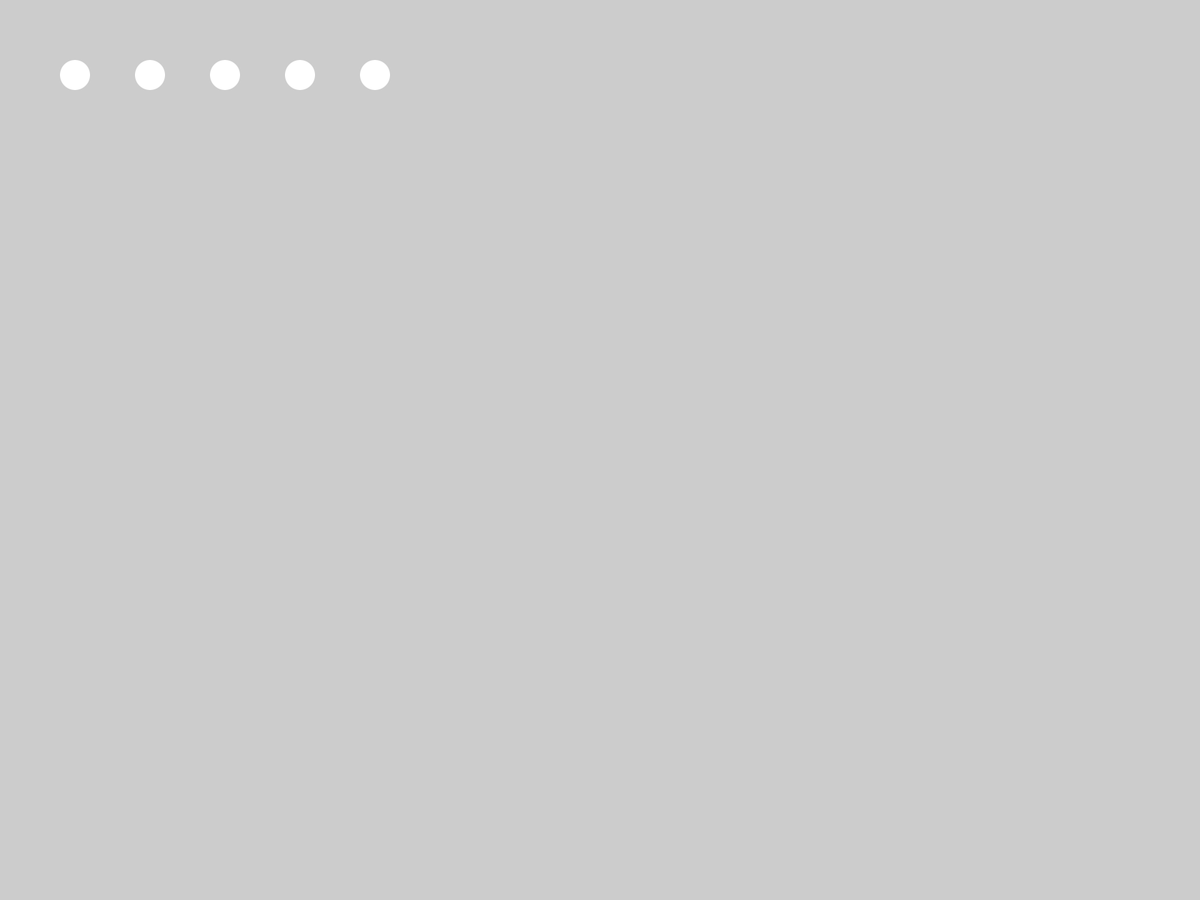
Frame 1 (no input)
Frame 60 (the mouse pressed at the canvas centre just before this capture): identical to frame 1, image omitted
Frame 120 (the mouse held since frame 60 and released just before this capture): identical to frame 1, image omitted

The Processing sketch that drew this single still picture (run headless with seeded random() and noise(); from frame 60 on, the mouse is pressed at the canvas centre):

// Processing sketch: buttonCreator
// ── buttonCreator.pde
public class button{
  float extent;
  float x;
  float y;
  boolean buttonPressed = false;
  
  
  public button(float x, float y, float extent){
    
    noStroke();
    fill(255);
    circle(x, y, extent);
    this.x = x;
    this.y = y;
    this.extent = extent;
  }
  
  public String toString(){
    String string = "";
    string += "x coor of button is: " + x;
    string += " y coor of button is: " + y;
    return string;
  }
  
  public void labelButton(String text){
    text(text, x, y + 50);
  }
  
  public boolean isButtonPressed(){
    return buttonPressed;
  }
  
  public boolean compareCoords(float inpx, float inpy){
    
    if(inpx >= x - extent && inpx <= x + extent && inpy >= y - extent && inpy <= y + extent){
     
      return true;
    }
    else{
      return false;
    }
  }
  
  
  public void pressButton(){
    fill(0);
    circle(x,y,37);
    buttonPressed = true;
  }
  
  public void resetButton(){
    fill(255);
    circle(x,y,40);
    buttonPressed = false;
  }
  
}
  
    

// ── driver.pde
button button0;
button button1;
button button2;
button button3;
button button4;
button[] buttons =  new button[5];
int currentButtonIndex = 0;


void setup(){
  fullScreen();
  fill(255);
   button0 = new button(100,100,40);
   buttons[0] = button0;
   button1 = new button(200,100,40);
      buttons[1] = button1;
   button2 = new button(300,100,40);
      buttons[2] = button2;
   button3 = new button(400,100,40);
      buttons[3] = button3;
   button4 = new button(500,100,40);
        buttons[4] = button4;
        
}

void draw(){
  
}

void mouseClicked(){
  println(mouseX, mouseY);
  for(button ex: buttons){
  
    if(ex.compareCoords(mouseX, mouseY)){
      if( !ex.isButtonPressed()){
        ex.pressButton();
      }
      else{
        ex.resetButton();
    }
    }
    
  
      
      
    }
  }

//  if(mouseX >= 50 && mouseX <= 150){
//    button0.pressButton();
//  }
  
//   if(mouseX >= 150 && mouseX <= 250){
//    button1.pressButton();
//  }
  
//   if(mouseX >= 250 && mouseX <= 350){
//    button2.pressButton();
//  }
  
//   if(mouseX >= 350 && mouseX <= 450){
//    button3.pressButton();
//  }
  
//   if(mouseX >= 450 && mouseX <= 550){
//    button4.pressButton();
//  }
//}

// ── stuff.pde
public class Console{
  int conWidth;
  int conHeight;
  int lineHeight;
  int currentLineHeight;
  
  
  public Console(int conWidth, int conHeight, int lineHeight){
    this.conWidth = conWidth;
    this.conHeight = conHeight;
    this.lineHeight = lineHeight;
    currentLineHeight = height - conHeight + lineHeight * 2;
    fill(0);
    rect(width - conWidth, height - conHeight, conWidth, conHeight);
    fill(255);
    rect(width - conWidth, height - conHeight, conWidth, lineHeight);
    fill(0);
    textSize(25);
    text("Console", width - conWidth + (lineHeight / 4), height - conHeight + (lineHeight / 1.5));
  }


  public Console(){
    this.conWidth = width / 3;
    this.conHeight = height / 3;
    this.lineHeight = 30;
    currentLineHeight = height - conHeight + lineHeight * 2;
    fill(0);
    rect(width - conWidth, height - conHeight, conWidth, conHeight);
    fill(255);
    rect(width - conWidth, height - conHeight, conWidth, lineHeight);
    fill(0);
    textSize(25);
    text("Console", width - conWidth + (lineHeight / 4), height - conHeight + (lineHeight / 1.5) + 5);
  }


public void addText(String inp){
  if(currentLineHeight > height){
      fill(0);
    rect(width - conWidth, height - conHeight, conWidth, conHeight);
    fill(255);
    rect(width - conWidth, height - conHeight, conWidth, lineHeight);
    fill(0);
     text("Console", width - conWidth + (lineHeight / 4), height - conHeight + (lineHeight / 1.5) + 5);
    currentLineHeight = height - conHeight + lineHeight * 2;
  }
    
  fill(255);
  text(inp, width - conWidth + (lineHeight / 4),  currentLineHeight);
  currentLineHeight += lineHeight;
}
}

    
